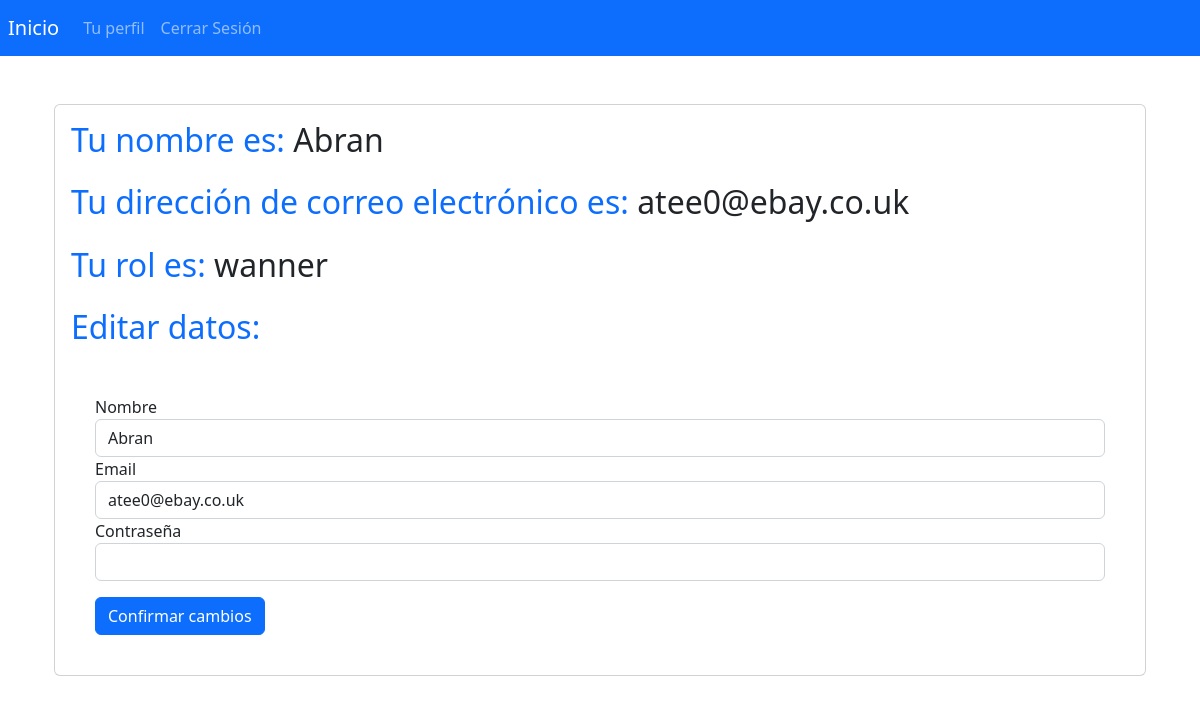
Screenshot of /profile (signed in) with the database file from the repository.
### app/models.py (models this page shows, shortened)
class User(UserMixin, db.Model):
    __tablename__ = "users"
    id = db.Column(db.Integer, primary_key=True, autoincrement=True)
    name = db.Column(db.Text, unique=True, nullable=False)
    email = db.Column(db.Text, unique=True, nullable=False)
    password = db.Column(db.Text, nullable=False)
    role = db.Column(db.Text, nullable=False, default='wanner')
    created = db.Column(db.DATETIME, default=now(), nullable=False)
    updated = db.Column(db.DATETIME, default=now(), onupdate=now(), nullable=False)
    email_token = db.Column(db.Text, nullable=False)
    verified = db.Column(db.Text, nullable=False)

### app/routes_auth.py (the view, shortened to what this page needs)
@auth_bp.route("/profile", methods=["GET", "POST"])
@login_required
def profile():
    form = ProfileForm(obj=current_user)
    return render_template('/users/profile.html', form=form)

### app/forms.py
class ProfileForm(FlaskForm):
    name = StringField(
        validators = [validators.DataRequired()]
        )
    email = StringField(
        validators = [validators.DataRequired()]
        )
    password = PasswordField(
        "cambiar contraseña"
        )

### app/routes_auth.py (called while the page is built)
@login_manager.user_loader
def load_user(name):
    if name is not None:
        user_or_none = db.session.query(User).filter(User.name == name).one_or_none()
        return user_or_none
    return None

### app/templates/users/profile.html (shortened to what this page needs)
{% extends 'layout.html' %}
{% block content %}
<div class="container mt-4">
    <div class="card">
        <div class="card-body">
            <h2 class="card-title text-3xl font-bold text-primary mb-4">Tu nombre es: <span class="text-dark">{{ current_user.name }}</span></h2>
            <h2 class="card-title text-3xl font-bold text-primary mb-4">Tu dirección de correo electrónico es: <span class="text-dark">{{ current_user.email }}</span></h2>
            <h2 class="card-title text-3xl font-bold text-primary mb-4">Tu rol es: <span class="text-dark">{{ current_user.role }}</span></h2>
            <h2 class="card-title text-3xl font-bold text-primary mb-4"> Editar datos: </h2>
            <form method="POST" action="/profile" class="p-4 rounded-lg">
                <div class="form-group">
                    <label for="{{ form.name.id }}">{{ "Nombre" }}</label>
                    {{ form.name(class="form-control", id=form.name.id) }}
                </div>
                <div class="form-group">
                    <label for="{{ form.email.id }}">{{ "Email" }}</label>
                    {{ form.email(class="form-control", id=form.email.id) }}
                </div>
                <div class="form-group">
                    <label for="{{ form.password.id }}">{{"Contraseña"}}</label>
                    {{ form.password(class="form-control", id=form.password.id) }}
                </div>
                <div class="mt-3">
                    <button type="submit" class="btn btn-primary btn-block">Confirmar cambios</button>
                </div>
            </form>
        </div>
    </div>
</div>
{% endblock %}

### rows the page displays
User: name "Abran", email "atee0@ebay.co.uk", role "wanner"

### other values shown
{{ "Nombre" }} "Nombre"
{{ "Email" }} "Email"
{{ "Contraseña" }} "Contraseña"
